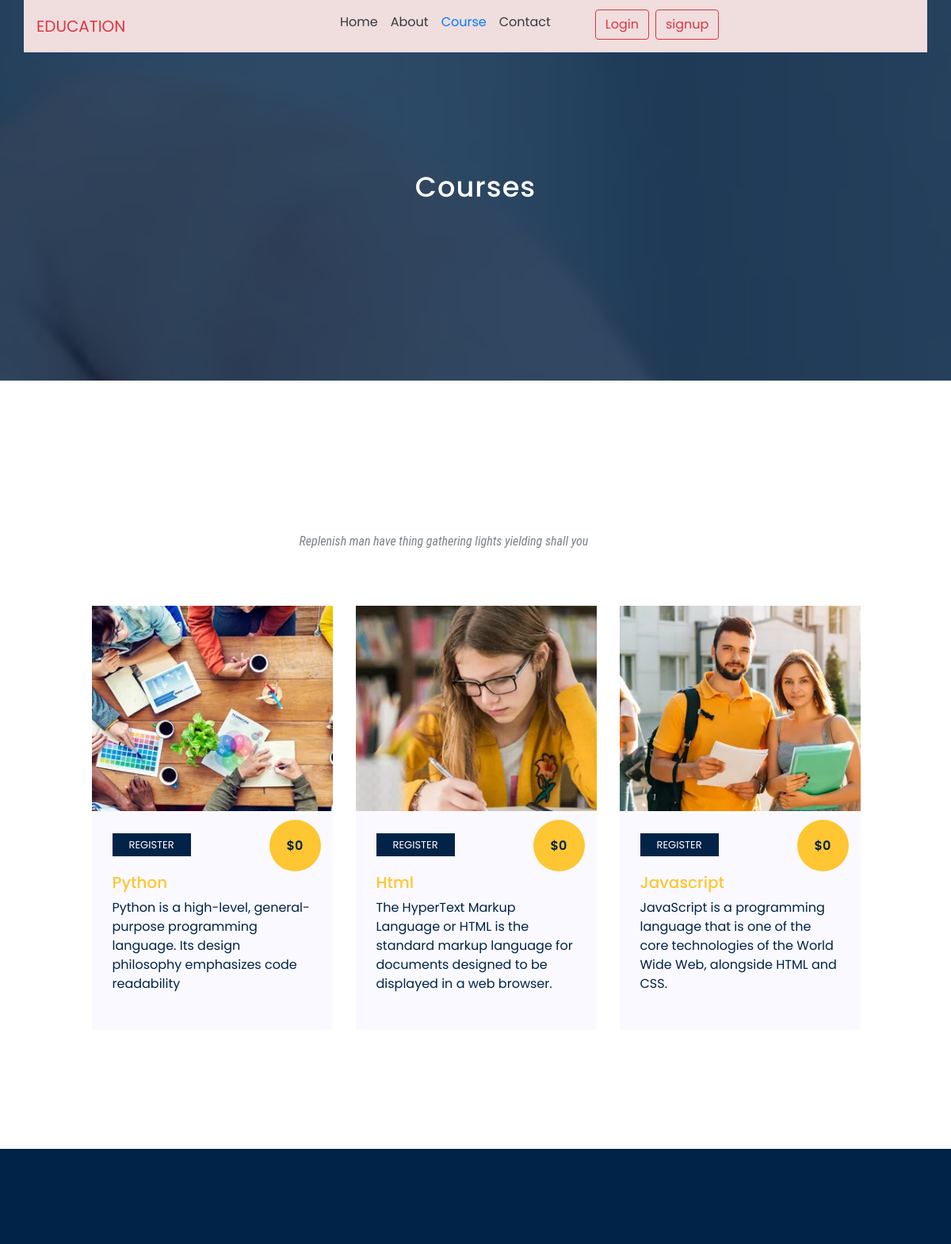
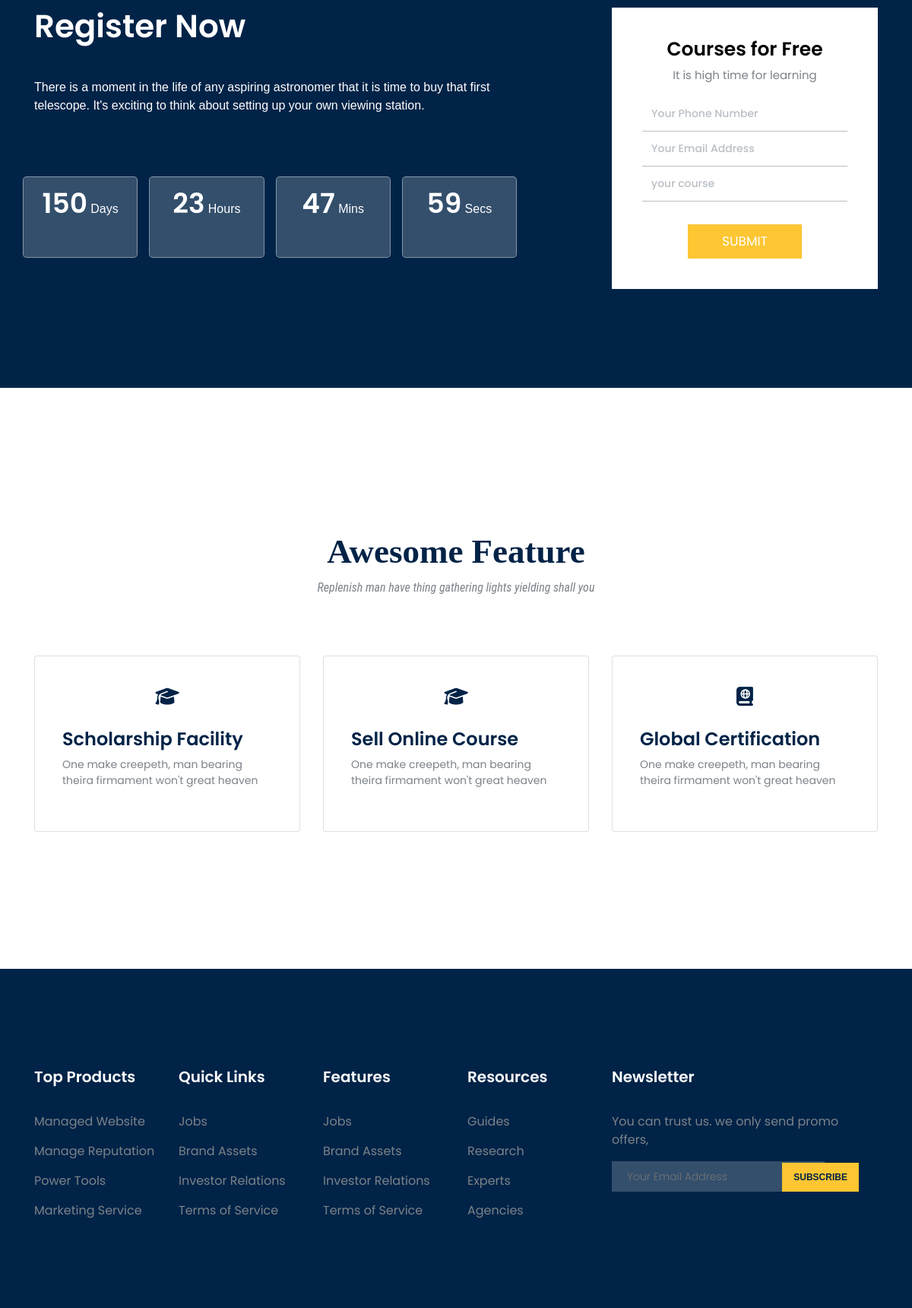
Screenshot of /course/ with the database file from the repository (2 pictures, top to bottom).
### app/models.py (models this page shows)
class courses(models.Model):
    course_name=models.CharField(max_length=25)
    course_image=models.ImageField(upload_to='course/cover/',null=True,blank=True)
    course_description=models.TextField()

### app/views.py (the view)
# urls.py: path('course/',views.course,name='course'),
def course(request):
    dict_course={
         'course':courses.objects.all()
    }
    return render(request,'course.html',dict_course)

### templates/course.html (shortened to what this page needs)
{% extends 'contact.html' %}
{% block body_block %}
<nav class="navbar navbar2 navbar-expand-lg fixed-top  container ">
    <a class="navbar-brand text-danger" href="#">EDUCATION</a>
    <div class="collapse navbar-collapse justify-content-center " id="navbarNav">
      <ul class="navbar-nav ">
        <li class="nav-item ">
          <a class="nav-link text-dark" href="{% url 'base' %}">Home</a>
        </li>
        <li class="nav-item">
          <a class="nav-link text-dark" href="{% url 'about' %}">About</a>
        </li>
        <li class="nav-item">
          <a class="nav-link  active" href="{% url 'course' %}">Course</a>
        </li>
        <li class="nav-item ">
            <a class="nav-link text-dark" href="{% url 'contact' %}">Contact</a>
        </li>
        {% if user.is_authenticated %}
        <li class="nav-item">
          <a class="nav-link text-dark" href="{% url 'form1' %}">register</a>
        </li>
          <li class="nav-item">
            <a class="nav-link text-dark" href="{% url 'profile' %}">Profile</a>
          </li>
        {% else %}
        <li class="nav-but ml-lg-5  mr-2 mb-sm-2 my-1">
          <a class="btn btn-outline-danger" href="{% url 'login1' %}">Login</a>
        </li>
        <li class="nav-but my-1">
          <a class="btn btn-outline-danger" href="{% url 'signup' %}">signup</a>
        </li>
        {% endif %}
      </ul>
    </div>
  </nav>
  <section class="about-banner">
    <div class="banner-area1 align-item-center">
      <div class="overlay"></div>
      <div class="container">
        <div class="row justify-content-center">
          <div class="col-lg-12">
            <div class="banner-text">
              <h2>Courses</h2>
            </div>
          </div>
        </div>
      </div>
    </div>
  </section>
  <section class="course2" id="course">
    <div class="container">
      <div class="row justify-content-center ">
        <div class="col-lg-5">
          <div class="main-title2">
            <h2>Our Popular Courses</h2>
            <p>Replenish man have thing gathering lights yielding shall you</p>
          </div>
        </div>
      </div>
      <div class="row justify-content-center">
        {% for c in course %}
        <div class="col-lg-3 col-md-6 col-sm-12 mr-5">
          <div class="course-card" style="width: 19rem;">
            <img src="{{c.course_image.url}}" style="width:330px">
            <div class="course-card-body">
              <a href="{% url 'form1' %}" class="course-btn">REGISTER</a> <br><br>
              <h5 class="course-card-title">{{c.course_name}}</h5>
              <p class="course-card-text">{{c.course_description}}</p>
            </div>
            <div class="cost">
              <span>$0</span>
            </div>
          </div>
        </div>
        {% endfor %}
      </div>
    </div>
  </section>
  <section class="registration-area">
    <div class="container">
      <div class="row align-item-center">
        <div class="col-lg-7">
          <div class="row clock-section">
            <div class="col-lg-12">
              <h1>Register Now</h1>
              <p>There is a moment in the life of any aspiring astronomer that it is time to buy that first telescope. It's exciting to think about setting up your own viewing station.</p>
            </div>
            <div class="col innerclock">
              <h1>150</h1>
              <span>Days</span>
            </div>
            <div class="col innerclock">
              <h1>23</h1>
              <span>Hours</span>
            </div>
            <div class="col innerclock">
              <h1>47</h1>
              <span>Mins</span>
            </div>
            <div class="col innerclock">
              <h1>59</h1>
              <span>Secs</span>
            </div>
          </div>
        </div>
        <div class="col-lg-4 offset-lg-1">
          <div class="register-form">
            <h3>Courses for Free</h3>
            <p>It is high time for learning</p>
            <form method="post">
              <input type="text" name="phoneno" placeholder="Your Phone Number" required>
              <input type="email" name="email" placeholder="Your Email Address" required>
              <input type="text" name="coursename" placeholder="your course" required>
              {% if user.is_authenticated %}
              <button><a href="{% url 'form1' %}">Submit</a></button>
              {% else %}
              <button><a href="{% url 'login1' %}">Submit</a></button>
              {% endif %}
            </form>
          </div>
        </div>
      </div>
    </div>
  </section>
    <section class="features">
        <div class="container">
          <div class="row justify-content-center">
            <div class="col-lg-5">
              <div class="main-title">
                <h2>Awesome Feature</h2>
                <p>Replenish man have thing gathering lights yielding shall you</p>
              </div>
            </div>
          </div>
          <div class="row mt-5">
            <div class="col-lg-4">
              <div class="card card1">
               <i class="fa-solid fa-graduation-cap"></i>
                <div clas="card-text">
                  <h4>Scholarship Facility</h4>
                    <p>One make creepeth, man bearing theira firmament won't great heaven</p>
                </div>
              </div>
            </div>
            <div class="col-lg-4">
              <div class="card card1">
                <i class="fa-solid fa-graduation-cap"></i>
                <div clas="card-text">
                  <h4>Sell Online Course</h4>
                  <p>One make creepeth, man bearing theira firmament won't great heaven</p>
                </div>
              </div>
            </div>
            <div class="col-lg-4">
              <div class="card card1">
               <i class="fa fa-book-atlas"></i>
                <div clas="card-text">
                  <h4>Global Certification</h4>
                  <p>One make creepeth, man bearing theira firmament won't great heaven</p>
                </div>
              </div>
            </div>
          </div>
        </div>
      </section>
{% endblock %}

### templates/contact.html (shortened to what this page needs)
{% load static %}
<!doctype html>
<html lang="en">
  <head>
    <link rel="stylesheet" href="{% static 'css/style.css' %}">
    <link rel="stylesheet" href="https://cdnjs.cloudflare.com/ajax/libs/font-awesome/6.4.0/css/all.min.css" />
    <link rel="stylesheet" href="https://cdn.jsdelivr.net/npm/bootstrap@4.6.2/dist/css/bootstrap.min.css">
  </head>
  <body>
    {% block body_block %}{% endblock %}
      <footer class="footer-area">
        <div class="container">
          <div class="row">
            <div class="col-lg-2 col-md-6">
              <h4>Top Products</h4>
              <ul>
                <li><a href="#">Managed Website</a></li>
                <li><a href="#">Manage Reputation</a></li>
                <li><a href="#">Power Tools</a></li>
                <li><a href="#">Marketing Service</a></li>
              </ul>
            </div>
            <div class="col-lg-2 col-md-6">
              <h4>Quick Links</h4>
              <ul>
                <li><a href="#">Jobs</a></li>
                <li><a href="#">Brand Assets</a></li>
                <li><a href="#">Investor Relations</a></li>
                <li><a href="#">Terms of Service</a></li>
              </ul>
            </div>
            <div class="col-lg-2 col-md-6">
              <h4>Features</h4>
              <ul>
                <li><a href="#">Jobs</a></li>
                <li><a href="#">Brand Assets</a></li>
                <li><a href="#">Investor Relations</a></li>
                <li><a href="#">Terms of Service</a></li>
              </ul>
            </div>
            <div class="col-lg-2 col-md-6">
              <h4>Resources</h4>
              <ul>
                <li><a href="#">Guides</a></li>
                <li><a href="#">Research</a></li>
                <li><a href="#">Experts</a></li>
                <li><a href="#"> Agencies</a></li>
              </ul>
            </div>
            <div class="col-lg-4 col-md-6 foot">
              <h4>Newsletter </h4>
              <p>You can trust us. we only send promo offers,</p>
              <div class="subscribe">
                <input type="email" name="email" placeholder="Your Email Address" required class="input-area">
                <input type="submit" value="subscribe" class="footer-btn">
              </div>
            </div>
          </div>
        </div>
      </footer>
  </body>
</html>

### rows the page displays
courses: course_image (picture), course_name "Python", course_description "Python is a high-level, general-purpose programming language. Its design philosophy emphasizes code readability"
courses: course_image (picture), course_name "Html", course_description "The HyperText Markup Language or HTML is the standard markup language for documents designed to be displayed in a web browser."
courses: course_image (picture), course_name "Javascript", course_description "JavaScript is a programming language that is one of the core technologies of the World Wide Web, alongside HTML and CSS."
